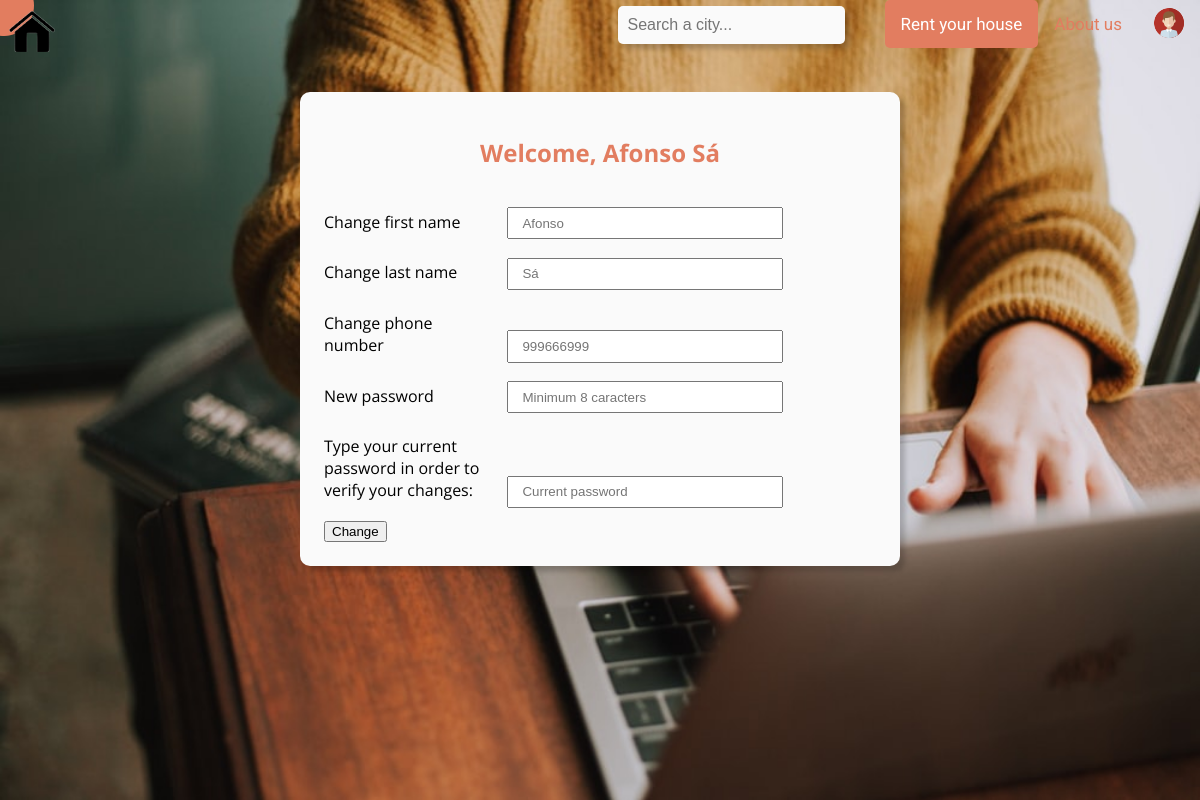
/account_settings.php (signed in), run on the app's committed database.
### tables this page shows
CREATE TABLE User (
    email TEXT PRIMARY KEY,
    firstname TEXT NOT NULL,
    lastname TEXT NOT NULL,
    phone INTEGER DEFAULT NULL,
    hash TEXT NOT NULL UNIQUE
);

### database/account_q.php (called while the page is built, shortened)
<?php
include_once('connection.php');
function try_get_user($email) {
    global $db;
    $stmt = $db->prepare('SELECT * FROM User WHERE email = ?');
    $stmt->execute(array($email));
    $user_data = $stmt->fetch();
    if ($user_data !== false)
        return $user_data;
    else
        return NULL;
}
?>

### templates/settings_form.php (the view, shortened to what this page needs)
<section id="registerform">
    <form action="actions/change_user.php" method="POST" enctype="application/x-www-form-urlencoded">
        <h1>Welcome, <?php echo $user_data['firstname']; ?> <?php echo $user_data['lastname']; ?></h1>
        <label><br>Change first name</label>
            <input type="text" name="firstname" placeholder=<?php echo $user_data['firstname']; ?>>
        <label><br>Change last name</label>
            <input type="text" name="lastname" placeholder=<?php echo $user_data['lastname']; ?>>
        <label><br>Change phone number</label>
            <input type="tel" name="phone" placeholder=<?php echo $user_data['phone']; ?>>
        <label><br>New password</label>
            <input type="password" name="new_pwd" placeholder="Minimum 8 caracters">
        <label><br>Type your current password in order to verify your changes:</label>
            <input type="password" name="current_pwd" minlength="8" maxlength="128" placeholder="Current password">
        <br><button type="submit">Change</button>
    </form>
</section>

### css/style.css (style rules this page uses)
body { background-color: #ffffff; margin: 0em; font-family: 'Open Sans', sans-serif; }
#registerform, #signup-container { font-family: 'Open Sans', sans-serif; margin: 2% 25% 0 25%; padding:1.5em; background:#fafafa; border-radius: 10px; border: none; box-shadow: 5px 5px 5px 0px #00000030; }
#registerform h1, h2 ,#signup-container h1, h2 { text-align: center; color:#e27d60; }
#registerform label, #signup-container label { width:30%; list-style-type: none; text-align: left; }
#registerform input, #signup-container input { padding: 0.5em 1em; margin: 0.25em 0em 0em 1em; }
label, input { display: inline-block; }
label + input { width: 50%; }

### css/popup.css (style rules this page uses)
body { font-family: 'Open Sans', sans-serif; }
* { box-sizing: border-box; }

### templates/logged_popup.php (style rules this page uses)
body { font-family: 'Roboto', sans-serif; }
* { box-sizing: border-box; }

### templates/settings_form.php (style rules this page uses)
#registerform { height: 35em; }
#registerform { height: unset; width: 50%; margin: 2% 25% 0 25%; }
#registerform button { margin-top: 1em; }

### data on the page
user: firstname "Afonso", lastname "Sá", phone "999666999"
